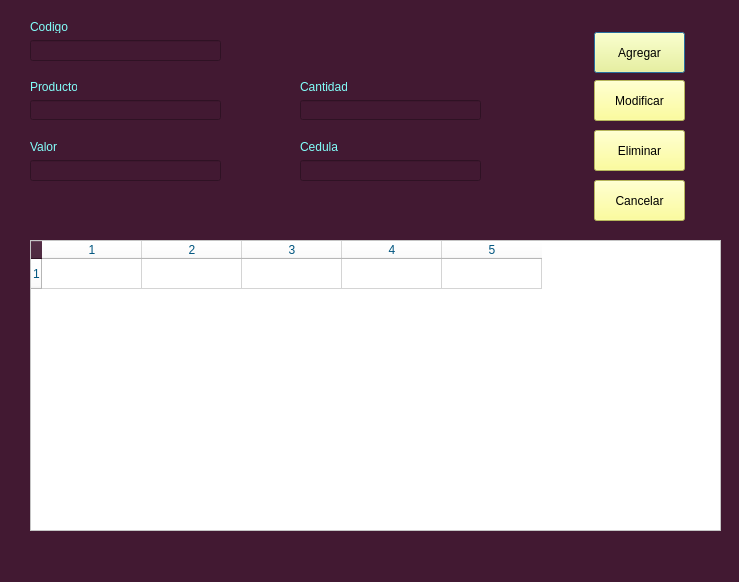
<?xml version="1.0" encoding="UTF-8"?>
<ui version="4.0">
 <class>Dialog</class>
 <widget class="QDialog" name="Dialog">
  <property name="geometry">
   <rect>
    <x>0</x>
    <y>0</y>
    <width>739</width>
    <height>582</height>
   </rect>
  </property>
  <property name="windowTitle">
   <string>Producto</string>
  </property>
  <property name="styleSheet">
   <string notr="true">background-color: rgb(66, 25, 50);</string>
  </property>
  <widget class="QLineEdit" name="txtCodigo">
   <property name="geometry">
    <rect>
     <x>30</x>
     <y>40</y>
     <width>191</width>
     <height>21</height>
    </rect>
   </property>
   <property name="styleSheet">
    <string notr="true">color: rgb(255, 255, 255);</string>
   </property>
  </widget>
  <widget class="QLineEdit" name="txtProducto">
   <property name="geometry">
    <rect>
     <x>30</x>
     <y>100</y>
     <width>191</width>
     <height>20</height>
    </rect>
   </property>
   <property name="styleSheet">
    <string notr="true">color: rgb(255, 255, 255);</string>
   </property>
  </widget>
  <widget class="QLineEdit" name="txtCantidad">
   <property name="geometry">
    <rect>
     <x>300</x>
     <y>100</y>
     <width>181</width>
     <height>20</height>
    </rect>
   </property>
   <property name="styleSheet">
    <string notr="true">color: rgb(255, 255, 255);</string>
   </property>
  </widget>
  <widget class="QLineEdit" name="txtValor">
   <property name="geometry">
    <rect>
     <x>30</x>
     <y>160</y>
     <width>191</width>
     <height>21</height>
    </rect>
   </property>
   <property name="styleSheet">
    <string notr="true">color: rgb(255, 255, 255);</string>
   </property>
  </widget>
  <widget class="QLineEdit" name="txtCed">
   <property name="geometry">
    <rect>
     <x>300</x>
     <y>160</y>
     <width>181</width>
     <height>21</height>
    </rect>
   </property>
   <property name="styleSheet">
    <string notr="true">color: rgb(255, 255, 255);</string>
   </property>
  </widget>
  <widget class="QLabel" name="label">
   <property name="geometry">
    <rect>
     <x>30</x>
     <y>20</y>
     <width>47</width>
     <height>13</height>
    </rect>
   </property>
   <property name="styleSheet">
    <string notr="true">color: rgb(131, 255, 251);</string>
   </property>
   <property name="text">
    <string>Codigo</string>
   </property>
  </widget>
  <widget class="QLabel" name="label_2">
   <property name="geometry">
    <rect>
     <x>30</x>
     <y>80</y>
     <width>47</width>
     <height>13</height>
    </rect>
   </property>
   <property name="styleSheet">
    <string notr="true">color: rgb(131, 255, 251);</string>
   </property>
   <property name="text">
    <string>Producto</string>
   </property>
  </widget>
  <widget class="QLabel" name="label_3">
   <property name="geometry">
    <rect>
     <x>300</x>
     <y>80</y>
     <width>47</width>
     <height>13</height>
    </rect>
   </property>
   <property name="styleSheet">
    <string notr="true">color: rgb(131, 255, 251);</string>
   </property>
   <property name="text">
    <string>Cantidad</string>
   </property>
  </widget>
  <widget class="QLabel" name="label_4">
   <property name="geometry">
    <rect>
     <x>30</x>
     <y>140</y>
     <width>47</width>
     <height>13</height>
    </rect>
   </property>
   <property name="styleSheet">
    <string notr="true">color: rgb(131, 255, 251);</string>
   </property>
   <property name="text">
    <string>Valor</string>
   </property>
  </widget>
  <widget class="QLabel" name="label_5">
   <property name="geometry">
    <rect>
     <x>300</x>
     <y>140</y>
     <width>47</width>
     <height>13</height>
    </rect>
   </property>
   <property name="styleSheet">
    <string notr="true">color: rgb(131, 255, 251);</string>
   </property>
   <property name="text">
    <string>Cedula</string>
   </property>
  </widget>
  <widget class="QTableWidget" name="tblContactos">
   <property name="geometry">
    <rect>
     <x>30</x>
     <y>240</y>
     <width>691</width>
     <height>291</height>
    </rect>
   </property>
   <property name="styleSheet">
    <string notr="true">background-color: rgb(255, 255, 255);
color: rgb(0, 85, 127);
</string>
   </property>
   <property name="rowCount">
    <number>1</number>
   </property>
   <property name="columnCount">
    <number>5</number>
   </property>
   <row/>
   <column/>
   <column/>
   <column/>
   <column/>
   <column/>
  </widget>
  <widget class="QPushButton" name="btnAgregar">
   <property name="geometry">
    <rect>
     <x>594</x>
     <y>32</y>
     <width>91</width>
     <height>41</height>
    </rect>
   </property>
   <property name="styleSheet">
    <string notr="true">background-color: rgb(255, 255, 127);</string>
   </property>
   <property name="text">
    <string>Agregar</string>
   </property>
  </widget>
  <widget class="QPushButton" name="btnModificar">
   <property name="geometry">
    <rect>
     <x>594</x>
     <y>80</y>
     <width>91</width>
     <height>41</height>
    </rect>
   </property>
   <property name="styleSheet">
    <string notr="true">background-color: rgb(255, 255, 127);</string>
   </property>
   <property name="text">
    <string>Modificar</string>
   </property>
  </widget>
  <widget class="QPushButton" name="btnEliminar">
   <property name="geometry">
    <rect>
     <x>594</x>
     <y>130</y>
     <width>91</width>
     <height>41</height>
    </rect>
   </property>
   <property name="styleSheet">
    <string notr="true">background-color: rgb(255, 255, 127);</string>
   </property>
   <property name="text">
    <string>Eliminar</string>
   </property>
  </widget>
  <widget class="QPushButton" name="btnCancelar">
   <property name="geometry">
    <rect>
     <x>594</x>
     <y>180</y>
     <width>91</width>
     <height>41</height>
    </rect>
   </property>
   <property name="styleSheet">
    <string notr="true">background-color: rgb(255, 255, 127);</string>
   </property>
   <property name="text">
    <string>Cancelar</string>
   </property>
  </widget>
 </widget>
 <resources/>
 <connections/>
</ui>
